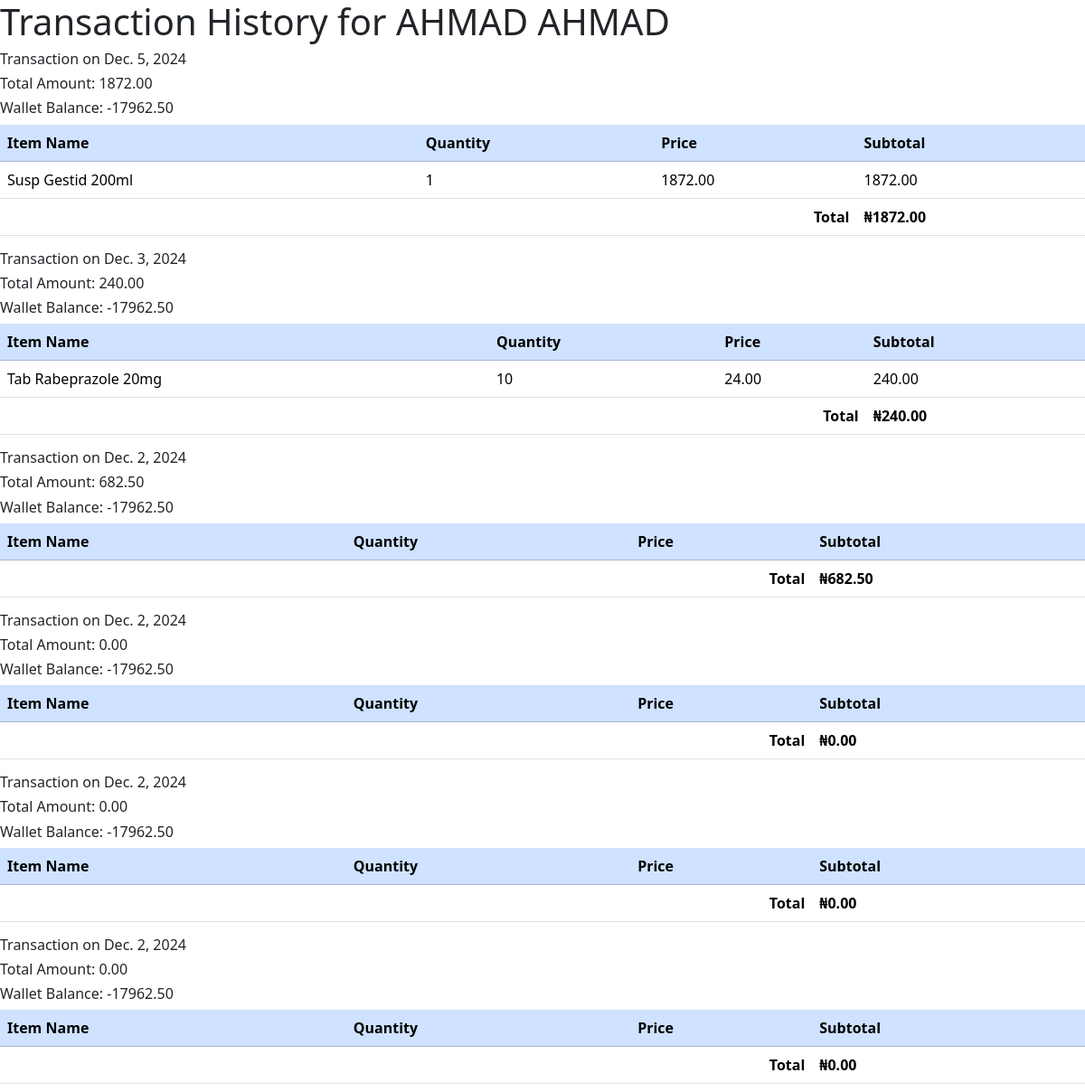
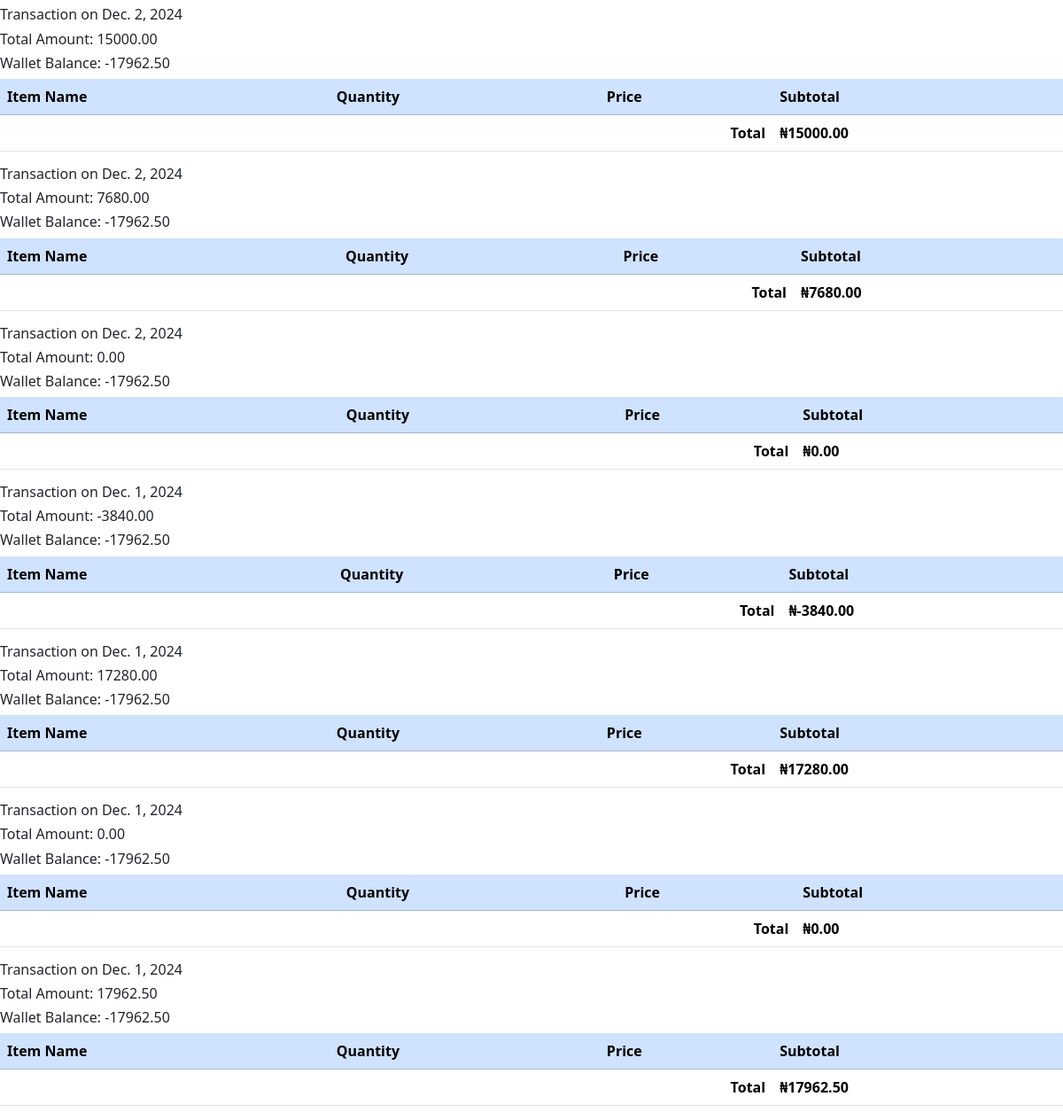
Page /wholesale_transactions/3/ on the committed database (2 pictures, top to bottom).
### app/models.py (models this page shows, shortened)
class Sales(models.Model):
    user = models.ForeignKey(User, on_delete=models.CASCADE)
    customer = models.ForeignKey(Customer, on_delete=models.SET_NULL, null=True)
    wholesale_customer = models.ForeignKey(WholesaleCustomer, on_delete=models.CASCADE, null=True, blank=True)
    total_amount = models.DecimalField(max_digits=10, decimal_places=2, default=0)
    date = models.DateField(auto_now_add=True)

class WholesaleCustomerWallet(models.Model):
    customer = models.OneToOneField(WholesaleCustomer, on_delete=models.CASCADE, related_name='wholesale_customer_wallet')
    balance = models.DecimalField(max_digits=10, decimal_places=2, default=0.00)

class SalesItem(models.Model):
    sales = models.ForeignKey(Sales, on_delete=models.CASCADE, related_name='sales_items')
    unit = models.CharField(max_length=10, choices=Wholesale.UNIT_CHOICES, default='unit')
    item = models.ForeignKey(Item, on_delete=models.CASCADE)
    price = models.DecimalField(max_digits=10, decimal_places=2)
    quantity = models.IntegerField()
    @property
    def subtotal(self):
        return self.price * self.quantity

class Item(models.Model):
    MARKUP_CHOICES = [
        (0, 'No markup'),
        (2.5, '2.5% markup'),
        (5, '5% markup'),
        (7.5, '7.5% markup'),
        (10, '10% markup'),
        (12.5, '12.5% markup'),
        (15, '15% markup'),
        (17.5, '17.5% markup'),
        (20, '20% markup'),
        (22.5, '22.5% markup'),
        (25, '25% markup'),
        (27.5, '27.5% markup'),
        (30, '30% markup'),
        (32.5, '32.5% markup'),
        (35, '35% markup'),
        (37.5, '37.5% markup'),
        (40, '40% markup'),
        (42.5, '42.5% markup'),
        (45, '45% markup'),
        (47.5, '47.5% markup'),
        (50, '50% markup'),
        (57.5, '57.5% markup'),
        (60, '60% markup'),
        (62.5, '62.5% markup'),
        (65, '65% markup'),
        (67.5, '67.5% markup'),
        (70, '70% markup'),
        (72., '72.% markup'),
        (75, '75% markup'),
        (77.5, '77.5% markup'),
        (80, '80% markup'),
        (82.5, '82.% markup'),
        (85, '85% markup'),
        (87.5, '87.5% markup'),
        (90, '90% markup'),
        (92., '92.% markup'),
        (95, '95% markup'),
        (97.5, '97.5% markup'),
        (100, '100% markup'),
    ]
    UNIT_CHOICES = [
        ('unit', 'Select Unit'),
        ('PCS', 'Pieces'),
        ('TAB', 'Tablets'),
        ('CAP', 'Capsules'),
        ('TIN', 'Tins'),
        ('BTL', 'Bottles'),
        ('PCK', 'Packets'),
        ('ROLL', 'Rolls'),
        ('CTN', 'Cartons'),
        ('AMP', 'Ampules'),
        ('VAIL', 'Vail'),
    ]
    name = models.CharField(max_length=100)
    unit = models.CharField(max_length=10, choices=UNIT_CHOICES, default='unit')
    cost = models.DecimalField(max_digits=10, decimal_places=2, default=0)
    price = models.DecimalField(max_digits=10, decimal_places=2)
    stock_quantity = models.IntegerField()
    exp_date = models.DateField()
    markup_percentage = models.IntegerField(choices=MARKUP_CHOICES, default=0)

### wholesale/views.py (the view)
# urls.py: path('wholesale_transactions/<int:customer_id>/', views.wholesale_transactions, name='wholesale_transactions'),
def wholesale_transactions(request, customer_id):
    customer = get_object_or_404(WholesaleCustomer, id=customer_id)
    wallet = getattr(customer, 'wholesale_customer_wallet', None)
    wallet_balance = wallet.balance if wallet else 0.00  # Set to 0.00 if wallet does not exist
    wholesale_sales = Sales.objects.filter(customer=None).prefetch_related('sales_items__item').order_by('-date')
    return render(request, 'wholesale/wholesale_transactions.html', {
        'customer': customer,
        'sales': wholesale_sales,
        'wallet_balance': wallet_balance,
    })

### app/templates/wholesale/wholesale_transactions.html (shortened to what this page needs)
{% load static %}
<!DOCTYPE html>
<html lang="en">
<head>
    <link rel="stylesheet" href="{% static 'css/bootstrap.min.css' %}">
</head>
<body>
    <h1>Transaction History for {{ customer.name|upper }}</h1>
    {% for sale in sales %}
    <h6>Transaction on {{ sale.date }}</h6>
    <h6>Total Amount: {{ sale.total_amount }}</h6>
    <h6>Wallet Balance: {{ wallet_balance }}</h6>
    <table class="table table-hover">
        <thead class="table table-primary">
            <tr>
                <th>Item Name</th>
                <th>Quantity</th>
                <th>Price</th>
                <th>Subtotal</th>
            </tr>
        </thead>
        <tbody>
            {% for item in sale.sales_items.all %}
            <tr>
                <td>{{ item.item.name }}</td>
                <td>{{ item.quantity }}</td>
                <td>{{ item.price }}</td>
                <td>{{ item.subtotal }}</td>
            </tr>
            {% endfor %}
            <tr>
                <th colspan="3" class="text-end">Total</th>
                <th>₦{{ sale.total_amount }}</th>
            </tr>
        </tbody>
    </table>
    {% endfor %}
</body>
</html>

### rows in the picture
Sales: date "Dec. 5, 2024", total_amount "1872.00"
WholesaleCustomerWallet: balance "-17962.50"
SalesItem: item.name "Susp Gestid 200ml", quantity "1", price "1872.00", subtotal "1872.00"
Sales: date "Dec. 3, 2024", total_amount "240.00"
SalesItem: item.name "Tab Rabeprazole 20mg", quantity "10", price "24.00", subtotal "240.00"
Sales: date "Dec. 2, 2024", total_amount "682.50"
Sales: date "Dec. 2, 2024", total_amount "0.00"
Sales: date "Dec. 2, 2024", total_amount "0.00"
Sales: date "Dec. 2, 2024", total_amount "0.00"
Sales: date "Dec. 2, 2024", total_amount "15000.00"
Sales: date "Dec. 2, 2024", total_amount "7680.00"
Sales: date "Dec. 2, 2024", total_amount "0.00"
Sales: date "Dec. 1, 2024", total_amount "-3840.00"
Sales: date "Dec. 1, 2024", total_amount "17280.00"
Sales: date "Dec. 1, 2024", total_amount "0.00"
Sales: date "Dec. 1, 2024", total_amount "17962.50"
